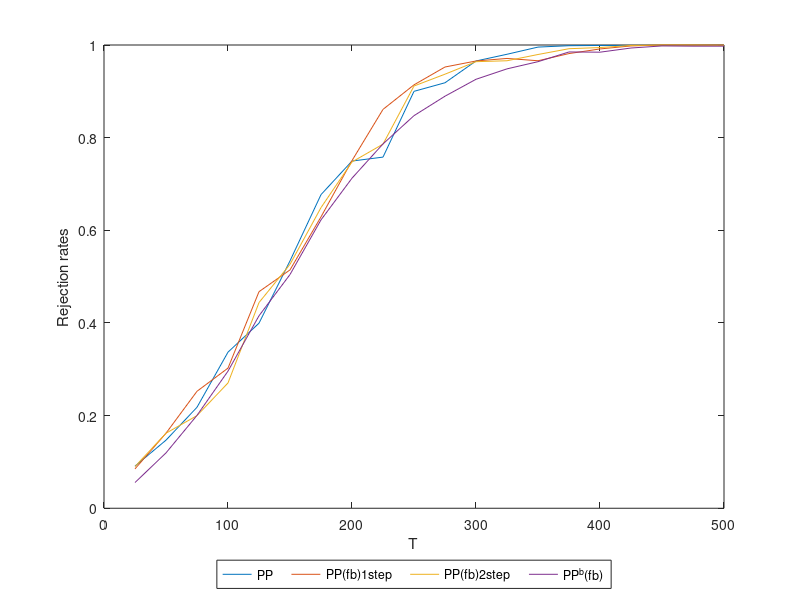
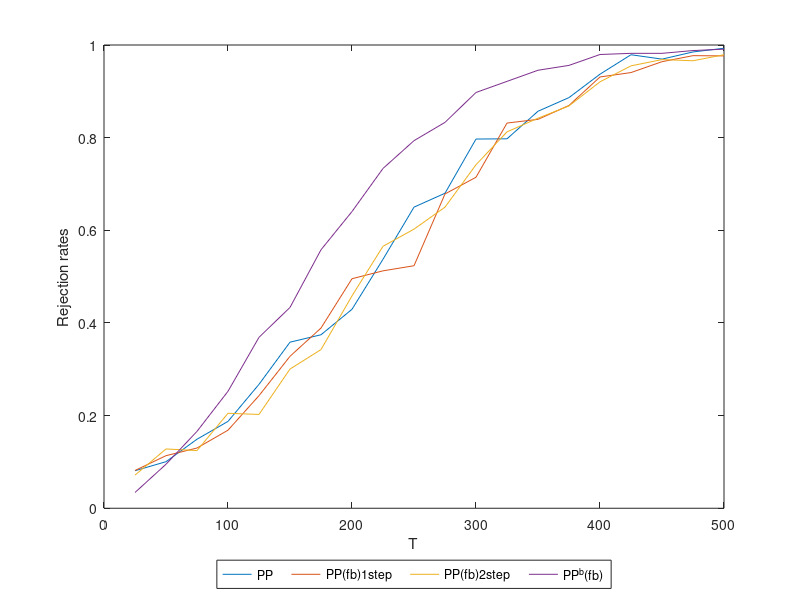
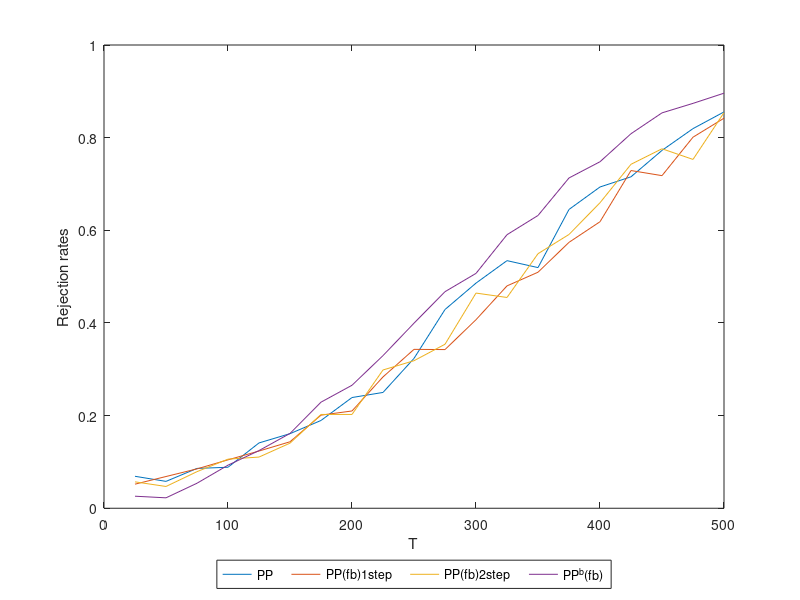
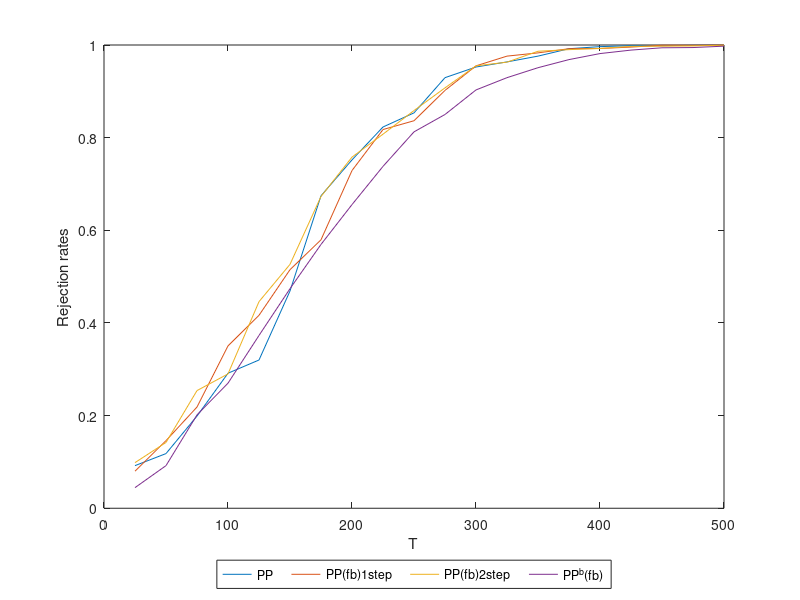

MATLAB code for these plots, in order:

clear
clc

load('PowerCurveforSampleSizewithSizeAdjusted.mat','size_zas','size_zts')


Ts=(25:25:500);
%% plot for zalpha
folder_path = 'PowerCurvewithSampleSize\zalpha';

if ~exist(folder_path, 'dir')
    mkdir(folder_path);
end

for j=1:5
    for k=1:3
        for i=1:4
            data=squeeze(size_zas(j,(k-1)*4+i,:));
            plot(Ts,data)
            hold on
        end
        ylabel('Rejection rates');
        xlabel('T')
        legend('PP', 'PP(fb)1step','PP(fb)2step','PP^b(fb)', 'Location', 'southoutside','NumColumns',4);
        hold off
        img_name = ['PowerCurveforZALPHAdt_', num2str(k),'_ar_',num2str(j),'_withT'];
        print(fullfile(folder_path,img_name),'-depsc','-painters')
    end
end

%% plot for zalpha
folder_path = 'PowerCurvewithSampleSize\zt';


if ~exist(folder_path, 'dir')
    mkdir(folder_path);
end

for j=1:5
    for k=1:3
        for i=1:4
            data=squeeze(size_zts(j,(k-1)*4+i,:));
            plot(Ts,data)
            hold on
        end
        ylabel('Rejection rates');
        xlabel('T')
        legend('PP', 'PP(fb)1step','PP(fb)2step','PP^b(fb)', 'Location', 'southoutside','NumColumns',4);
        hold off
        img_name = ['PowerCurveforZTdt_', num2str(k),'_ar_',num2str(j),'_withT'];
        print(fullfile(folder_path,img_name),'-depsc','-painters')
    end
end
